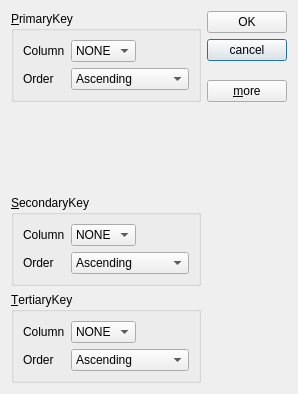
<?xml version="1.0" encoding="UTF-8"?>
<ui version="4.0">
 <class>SortDialog</class>
 <widget class="QDialog" name="SortDialog">
  <property name="geometry">
   <rect>
    <x>0</x>
    <y>0</y>
    <width>298</width>
    <height>394</height>
   </rect>
  </property>
  <property name="windowTitle">
   <string>Sort</string>
  </property>
  <layout class="QGridLayout" name="gridLayout_4">
   <item row="0" column="0">
    <widget class="QGroupBox" name="primaryGroupBox">
     <property name="title">
      <string>&amp;PrimaryKey</string>
     </property>
     <layout class="QGridLayout" name="gridLayout">
      <item row="0" column="0">
       <widget class="QLabel" name="label">
        <property name="text">
         <string>Column</string>
        </property>
       </widget>
      </item>
      <item row="0" column="1">
       <widget class="QComboBox" name="primaryColumnCombo">
        <item>
         <property name="text">
          <string>NONE</string>
         </property>
        </item>
       </widget>
      </item>
      <item row="0" column="2">
       <spacer name="horizontalSpacer">
        <property name="orientation">
         <enum>Qt::Horizontal</enum>
        </property>
        <property name="sizeHint" stdset="0">
         <size>
          <width>28</width>
          <height>20</height>
         </size>
        </property>
       </spacer>
      </item>
      <item row="1" column="0">
       <widget class="QLabel" name="label_2">
        <property name="text">
         <string>Order</string>
        </property>
       </widget>
      </item>
      <item row="1" column="1" colspan="2">
       <widget class="QComboBox" name="primaryOrderCombo">
        <item>
         <property name="text">
          <string>Ascending</string>
         </property>
        </item>
        <item>
         <property name="text">
          <string>Descending</string>
         </property>
        </item>
       </widget>
      </item>
     </layout>
    </widget>
   </item>
   <item row="1" column="0">
    <spacer name="verticalSpacer_2">
     <property name="orientation">
      <enum>Qt::Vertical</enum>
     </property>
     <property name="sizeHint" stdset="0">
      <size>
       <width>20</width>
       <height>55</height>
      </size>
     </property>
    </spacer>
   </item>
   <item row="2" column="0">
    <widget class="QGroupBox" name="secondaryGroupBox">
     <property name="title">
      <string>&amp;SecondaryKey</string>
     </property>
     <layout class="QGridLayout" name="gridLayout_2">
      <item row="0" column="0">
       <widget class="QLabel" name="label_3">
        <property name="text">
         <string>Column</string>
        </property>
       </widget>
      </item>
      <item row="0" column="1">
       <widget class="QComboBox" name="secondaryColumnCombo">
        <item>
         <property name="text">
          <string>NONE</string>
         </property>
        </item>
       </widget>
      </item>
      <item row="0" column="2">
       <spacer name="horizontalSpacer_2">
        <property name="orientation">
         <enum>Qt::Horizontal</enum>
        </property>
        <property name="sizeHint" stdset="0">
         <size>
          <width>47</width>
          <height>20</height>
         </size>
        </property>
       </spacer>
      </item>
      <item row="1" column="0">
       <widget class="QLabel" name="label_4">
        <property name="text">
         <string>Order</string>
        </property>
       </widget>
      </item>
      <item row="1" column="1" colspan="2">
       <widget class="QComboBox" name="secondaryOrderCombo">
        <item>
         <property name="text">
          <string>Ascending</string>
         </property>
        </item>
        <item>
         <property name="text">
          <string>Descending</string>
         </property>
        </item>
       </widget>
      </item>
     </layout>
    </widget>
   </item>
   <item row="3" column="0">
    <widget class="QGroupBox" name="tertiaryGroupBox">
     <property name="title">
      <string>&amp;TertiaryKey</string>
     </property>
     <layout class="QGridLayout" name="gridLayout_3">
      <item row="0" column="0">
       <widget class="QLabel" name="label_5">
        <property name="text">
         <string>Column</string>
        </property>
       </widget>
      </item>
      <item row="0" column="1">
       <widget class="QComboBox" name="tertiaryColumnCombo">
        <item>
         <property name="text">
          <string>NONE</string>
         </property>
        </item>
       </widget>
      </item>
      <item row="0" column="2">
       <spacer name="horizontalSpacer_3">
        <property name="orientation">
         <enum>Qt::Horizontal</enum>
        </property>
        <property name="sizeHint" stdset="0">
         <size>
          <width>47</width>
          <height>20</height>
         </size>
        </property>
       </spacer>
      </item>
      <item row="1" column="0">
       <widget class="QLabel" name="label_6">
        <property name="text">
         <string>Order</string>
        </property>
       </widget>
      </item>
      <item row="1" column="1" colspan="2">
       <widget class="QComboBox" name="tertiaryOrderCombo">
        <item>
         <property name="text">
          <string>Ascending</string>
         </property>
        </item>
        <item>
         <property name="text">
          <string>Descending</string>
         </property>
        </item>
       </widget>
      </item>
     </layout>
    </widget>
   </item>
   <item row="0" column="1">
    <layout class="QVBoxLayout" name="verticalLayout">
     <item>
      <widget class="QPushButton" name="okButton">
       <property name="text">
        <string>OK</string>
       </property>
      </widget>
     </item>
     <item>
      <widget class="QPushButton" name="cancelButton">
       <property name="text">
        <string>cancel</string>
       </property>
       <property name="default">
        <bool>true</bool>
       </property>
      </widget>
     </item>
     <item>
      <spacer name="verticalSpacer">
       <property name="orientation">
        <enum>Qt::Vertical</enum>
       </property>
       <property name="sizeHint" stdset="0">
        <size>
         <width>20</width>
         <height>0</height>
        </size>
       </property>
      </spacer>
     </item>
     <item>
      <widget class="QPushButton" name="moreButton">
       <property name="text">
        <string>&amp;more</string>
       </property>
       <property name="checkable">
        <bool>true</bool>
       </property>
      </widget>
     </item>
    </layout>
   </item>
  </layout>
 </widget>
 <tabstops>
  <tabstop>primaryColumnCombo</tabstop>
  <tabstop>primaryOrderCombo</tabstop>
  <tabstop>secondaryColumnCombo</tabstop>
  <tabstop>secondaryOrderCombo</tabstop>
  <tabstop>tertiaryColumnCombo</tabstop>
  <tabstop>tertiaryOrderCombo</tabstop>
  <tabstop>okButton</tabstop>
  <tabstop>cancelButton</tabstop>
  <tabstop>moreButton</tabstop>
 </tabstops>
 <resources/>
 <connections>
  <connection>
   <sender>okButton</sender>
   <signal>clicked()</signal>
   <receiver>SortDialog</receiver>
   <slot>accept()</slot>
   <hints>
    <hint type="sourcelabel">
     <x>267</x>
     <y>24</y>
    </hint>
    <hint type="destinationlabel">
     <x>182</x>
     <y>136</y>
    </hint>
   </hints>
  </connection>
  <connection>
   <sender>cancelButton</sender>
   <signal>clicked()</signal>
   <receiver>SortDialog</receiver>
   <slot>reject()</slot>
   <hints>
    <hint type="sourcelabel">
     <x>228</x>
     <y>53</y>
    </hint>
    <hint type="destinationlabel">
     <x>248</x>
     <y>198</y>
    </hint>
   </hints>
  </connection>
  <connection>
   <sender>moreButton</sender>
   <signal>toggled(bool)</signal>
   <receiver>secondaryGroupBox</receiver>
   <slot>setVisible(bool)</slot>
   <hints>
    <hint type="sourcelabel">
     <x>251</x>
     <y>96</y>
    </hint>
    <hint type="destinationlabel">
     <x>195</x>
     <y>251</y>
    </hint>
   </hints>
  </connection>
  <connection>
   <sender>moreButton</sender>
   <signal>toggled(bool)</signal>
   <receiver>tertiaryGroupBox</receiver>
   <slot>setVisible(bool)</slot>
   <hints>
    <hint type="sourcelabel">
     <x>276</x>
     <y>96</y>
    </hint>
    <hint type="destinationlabel">
     <x>200</x>
     <y>343</y>
    </hint>
   </hints>
  </connection>
 </connections>
</ui>
